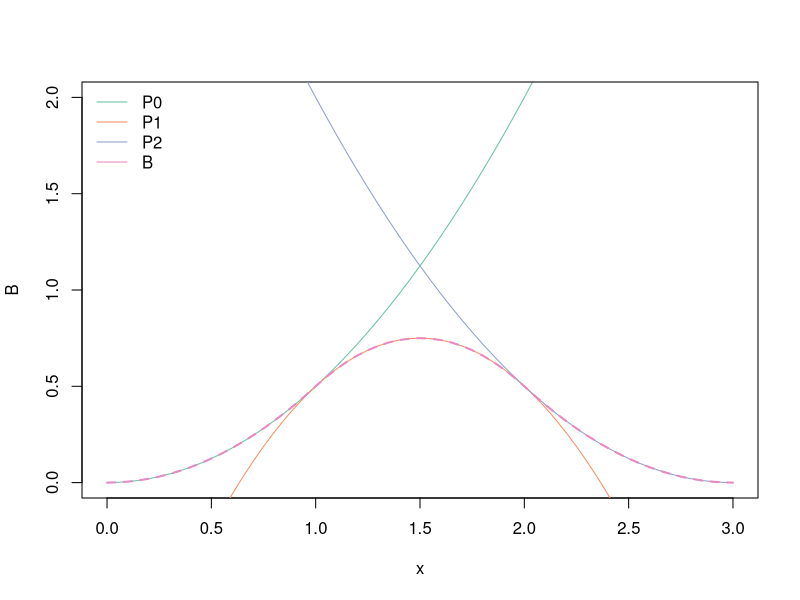
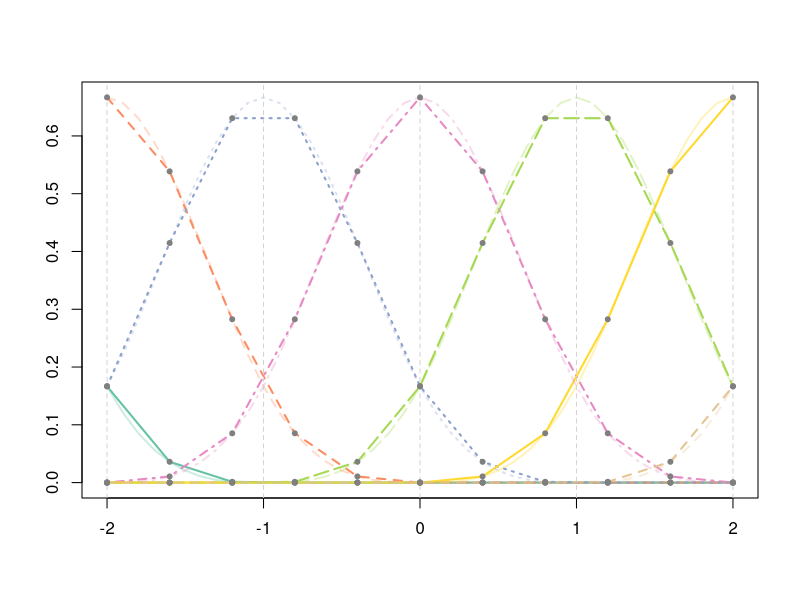
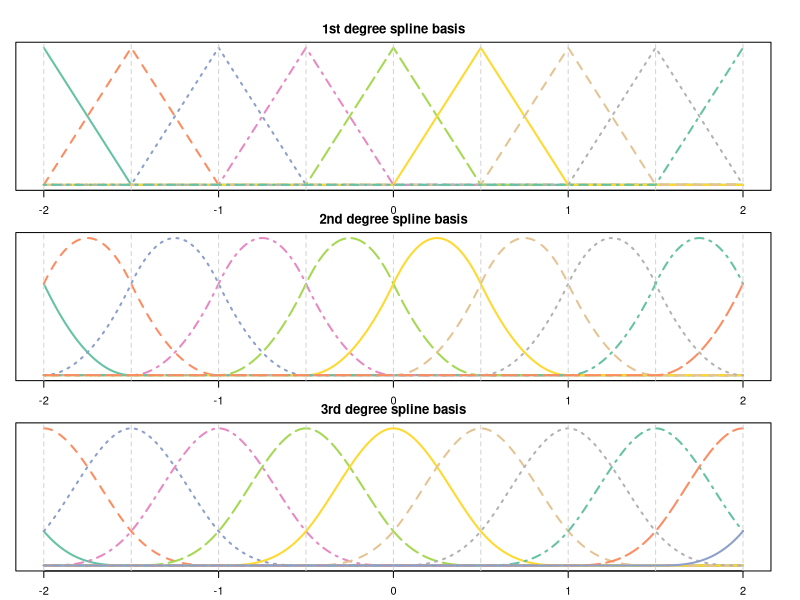
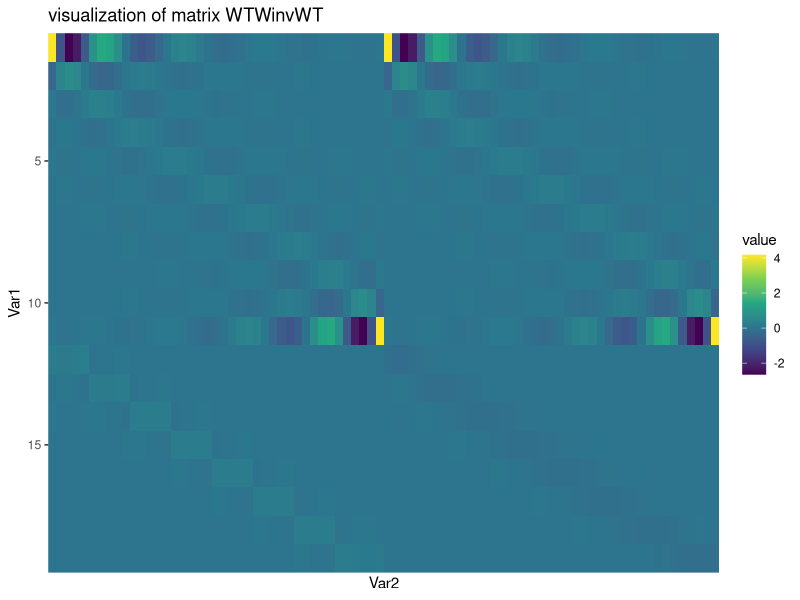
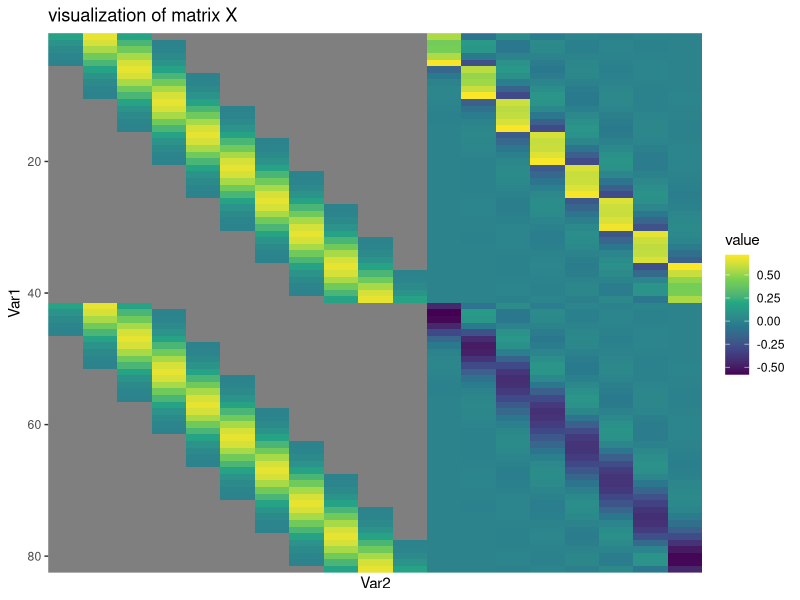
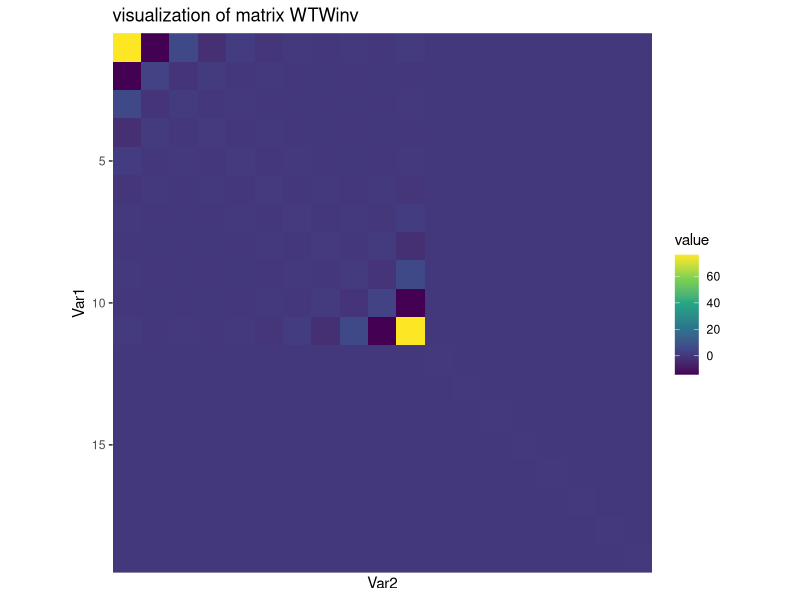
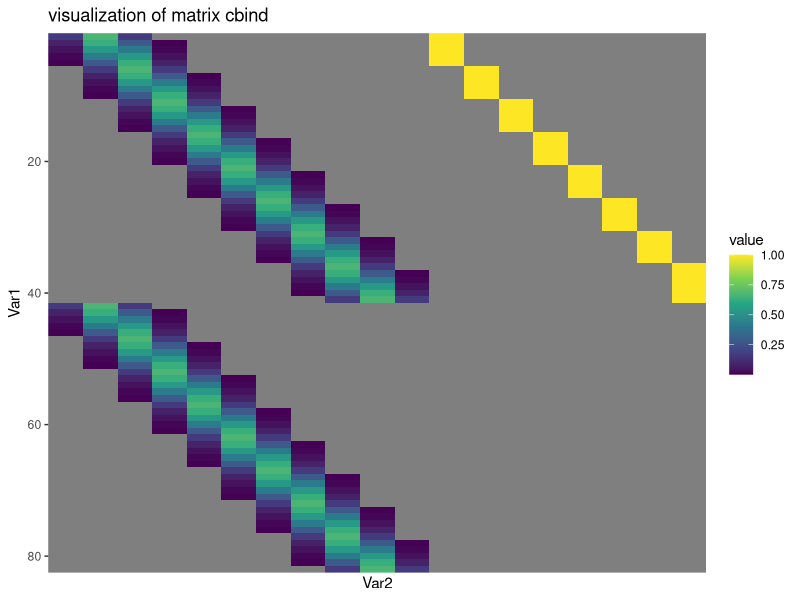

The R script that drew these images, in order:


# setup -------------------------------------------------------------------


library(splines)
library(RColorBrewer)
palramp <- colorRampPalette(c("deepskyblue", "purple", "hotpink"))
transp_pal <- function(pal, alpha=75){
  return( rgb(t(col2rgb(pal)), alpha = alpha, maxColorValue = 255) )
} 
pardefault <- par(no.readonly=T)

vismat <- function(mat, cap = NULL, leg = TRUE, na0 = TRUE, lims = NULL, square = NULL, preserve_rownums = TRUE){
  # outputs visualization of matrix with few unique values
  # colnames should be strings, values represented as factors
  # sci_not=TRUE puts legend in scientific notation
  require(ggplot2)
  require(scales)
  require(reshape2)
  
  if(!preserve_rownums) rownames(mat) <- NULL
  
  melted <- melt(mat)
  melted$value <- ifelse(
    melted$value == 0 & na0,
    NA,
    melted$value
  )
  p <- ggplot(melted) + 
    geom_raster(aes(y = Var1, 
                    x = Var2, 
                    fill = value)) +
    theme(axis.text.x = element_text(angle = 45, hjust = 1)) + 
    scale_fill_viridis_c(limits = lims) + 
    scale_x_discrete(expand = c(0,0))
  
  if (is.numeric(melted$Var1)){
    p <- p + 
      scale_y_reverse(expand = c(0,0))
  } else {
    p <- p + 
      scale_y_discrete(limits = rev(levels(melted$Var1)), expand = c(0,0))
  }
  
  
  
  if (is.null(square)) square <- nrow(mat) / ncol(mat) > .9 & nrow(mat) / ncol(mat) < 1.1
  if (square) p <- p + coord_fixed(1)
  
  if(is.null(cap)) cap <- paste0("visualization of matrix ", substitute(mat))
  
  p <- p + labs(title=cap)
  
  if (!leg) p <- p + theme(legend.position = "none")
  
  return(p)
}



# functions ---------------------------------------------------------------


basis_mat <- function(x, ndx, bdeg=3, xrange, adj=0, want_knots = F){
  #modified from Eilers 1996
  #x = data vector; ndx = number intervals; bdeg = degree of spline polynomial
  #xl, xr (left and right of x-domain) optional
  #splineDesign() does the heavy lifting here (in splines package)
  #this wrapper just calculates knots at even intervals
  require(splines)
  if(missing(xrange)){ xrange <- c(min(x)-adj, max(x)+adj) }
  dx <- (xrange[2]-xrange[1]) / ndx
  knots <- seq(xrange[1]-bdeg*dx, xrange[2]+bdeg*dx, by=dx)
  #spline.des()$design returns basis matrix B
  B <- spline.des(knots=knots, x=x, ord=bdeg+1, derivs=0*x)$design
  
  if(want_knots==F){
    return(B)
  } else {
    return(list(B=B, knots=knots))
  }
}


make_Dk <- function(B, pen_ord=2){
  # K = order of penalty.  
  # k=0 gives ridge regression
  # penalty influences main diagonal and K subdiagonals
  # limit is a polynomial of order k-1 if degree of B-splines is >= k
  D <- diag(ncol(B))
  for (k in 1:pen_ord) D <- diff(D)
  return(D)
}


ps_regress <- function(B, y, Dk, lambda){
  Q <- solve(t(B)%*%B + lambda*t(Dk)%*%Dk)
  coefs <- Q%*%t(B)%*%y
  yhat <- B %*% coefs
  SS <- sum((y-yhat)^2)
  t1 <- sum(diag(Q%*%(t(B)%*%B)))
  gcv <- SS / ((nrow(B)-t1)^2)
  
  return(list(yhats=yhat, coefs=coefs, Q=Q, gcv=gcv))
}


choose_lambda<- function(B, y, Dk, lambdas=seq(0,2, .1), want_plot=T, return_lam=T){
  
  gcv_hold <- rep(NA, length(lambdas))
  for (i in 1:length(lambdas)){
    gcv_hold[i] <- ps_regress(B=B, y=y, Dk=Dk, lambda=lambdas[i])$gcv
  }
  best_lam <- lambdas[which(gcv_hold==min(gcv_hold))]
  print(paste0("best lambda = ", best_lam))
  
  if (want_plot){
    plot(x=lambdas, y=gcv_hold, type='l', lty=2)
    points(x=lambdas, y=gcv_hold)
  }
  
  if (return_lam){
    return(best_lam)
  }
}



# basis -------------------------------------------------------------------

# iterative construction of one basis
x <- seq(0,3, .05)

ind1 <- which(x<=1)
ind2 <- which(x>1 & x<=2 )
ind3 <- which(x>2 & x<=3 )

B1 <- x^2/2
B2 <- (-2*x^2 + 6*x -3)/2
B3 <- (3-x)^2/2

library(RColorBrewer)
pal <- brewer.pal(4, "Set2")
plot(B1~x, type="l", lwd=1, col=pal[1], ylim=c(0,2), ylab="B")
lines(B2~x, lwd=1, col=pal[2])
lines(B3~x, lwd=1, col=pal[3])


B <- c(B1[ind1], B2[ind2], B3[ind3])
lines(B~x, col=pal[4], lwd=2, lty=2)
legend("topleft", bty='n', lwd=1, col=pal, legend=c("P0", "P1", "P2", "B"))








#simple basis example: basis matrix, basis, plot with x points
x <- seq(-2, 2, .4)
n=length(x)
ndx <-  4
BK <- basis_mat(x, ndx, bdeg=3, want_knots=T)
B_s <- BK$B
# B_s
knots <- BK$knots


xlin <- seq(-2, 2, .1)
nlin = length(xlin)
BKlin <- basis_mat(xlin, ndx, bdeg=3, want_knots=T)
B_slin <- BKlin$B
# B_slin

matplot(y=B_s, x=x, type='l', lwd=2, col=brewer.pal(8, "Set2")
        , xlab="", ylab = "")
matlines(y=B_slin, x=xlin, type='l', lwd=2, col=transp_pal(brewer.pal(8, "Set2"), 80)
         , xlab="", ylab = "")
abline(v=knots, col="lightgrey", lty=2)
matpoints(x=x, y=B_s, col="grey50", pch=20)


B_s

# different degree bases

x <- seq(-2, 2, .01)
n=length(x)
ndx <-  8

#generate basis----
BK <- basis_mat(x, ndx, bdeg=1, want_knots=T)
B1 <- BK$B

BK <- basis_mat(x, ndx, bdeg=2, want_knots=T)
B2 <- BK$B

BK <- basis_mat(x, ndx, bdeg=3, want_knots=T)
B3 <- BK$B
knots <- BK$knots

pal <- palramp(2)


par(mfrow = c(3,1),
    oma = c(1,1,1,0) + 0.1,
    mar = c(1,0,2,2) + 0.1)
matplot(y=B1, x=x, type='l', lwd=2, col=brewer.pal(8, "Set2")
        , xlab="", ylab = "", yaxt="n", 
        main = "1st degree spline basis")
abline(v=knots, col="lightgrey", lty=2)

matplot(y=B2, x=x, type='l', lwd=2, col=brewer.pal(8, "Set2")
        , xlab="", ylab = "", yaxt="n", 
        main = "2nd degree spline basis")
abline(v=knots, col="lightgrey", lty=2)


matplot(y=B3, x=x, type='l', lwd=2, col=brewer.pal(8, "Set2")
        , xlab="", ylab = "", yaxt="n", 
        main = "3rd degree spline basis")
abline(v=knots, col="lightgrey", lty=2)
par(pardefault)



###--------------------------

x <- seq(-2, 2, .1)
n=length(x)
ndx <-  8
x2 <- rep(x, 2)
BK <- basis_mat(x2, ndx, bdeg=3, want_knots=T)
B0 <- BK$B
BK <- basis_mat(x2, ndx, bdeg=0, want_knots=T)
B1_base <- BK$B
ind <- rep(c(1, 0), each = length(x))
B1_raw <- sweep(B1_base, 1, ind, "*")

orthog_bases <- function(B0, B1_raw, roundoff_0s=FALSE, tol=1e-12){
  # orthogonalize B1_raw against B0
  BtB0 <- t(B0)%*%B0
  B1_orth <- B1_raw - (B0 %*% solve(BtB0)) %*% (t(B0)%*%B1_raw)
  
  # turn floating point errors back into 0's (not usually needed)
  if (roundoff_0s){
    B1_orth <- matrix(
      ifelse(abs(B1_orth) < tol, 0, B1_orth),
      nrow=nrow(B1_orth),
      ncol=ncol(B1_orth)
    )
  }
  
  return(B1_orth)
}

W1 <- orthog_bases(B0, B1_raw)
summary(abs(W1))
X <- cbind(B0, W1)

WTWinv <- solve(t(X) %*% X)
WTWinvWT <- WTWinv %*% t(X)

threshold_0 <- function(y, thresh = 1e-5){
  tf_vec <- abs(y) < thresh
  y[tf_vec] <- 0
  return(y)
}



vismat(WTWinvWT)

vismat(X)

vismat(WTWinv)


vismat(cbind(B0, B1_raw))
